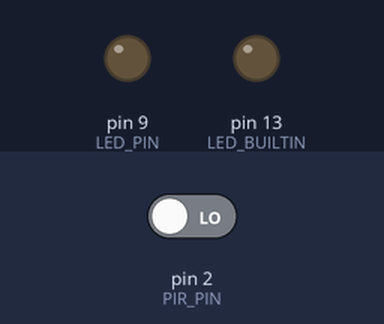
Recording of a sketch running on a simulated Arduino Uno, built with avr-gcc and run on an emulated ATmega328P. Shown: output pins drawn as LEDs (lit = HIGH). The test bench sets the inputs (shaded band); at power-on: pin 2 (PIR_PIN) LOW.

Above: at 1.2 s.
1.3 s: pin 2 (PIR_PIN) driven HIGH
At 1.52 s:
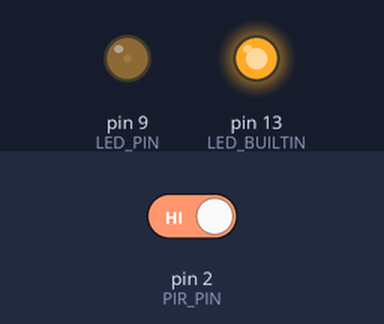
At 4.15 s:
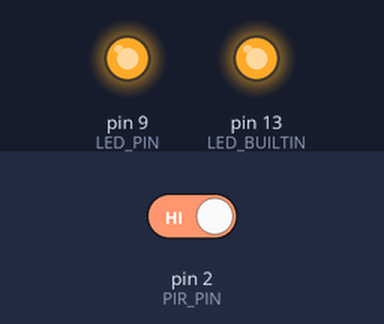
4.3 s: pin 2 (PIR_PIN) driven LOW
At 4.45 s:
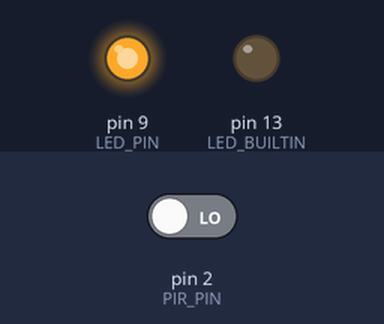
Timing chart, 0 to 8.4 s (numbered marks = the images above; inputs shaded):
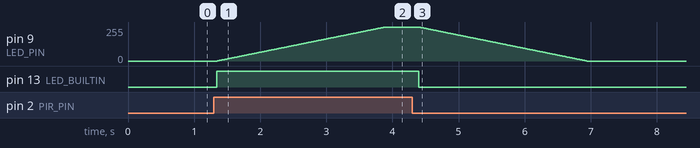

The sketch:

motion_fade2.ino.ino
```cpp
#define PIR_PIN 2
#define LED_PIN 9
#define FADE_STEP 1
#define FADE_DELAY 40
#define FADE_STOP 0
#define FADE_UP 1
#define FADE_DOWN 2

int delayTime = 0;
int brightness = 0;
int fadeMode = FADE_UP;
int readState = 0;

// the setup function runs once when you press reset or power the board
void setup() {
  pinMode(LED_BUILTIN, OUTPUT);
  pinMode(LED_PIN, OUTPUT);
  pinMode(PIR_PIN, INPUT);
  digitalWrite(LED_BUILTIN, LOW);
  analogWrite(LED_PIN, 0);

  // configure timer0 for 2kHz interrutps
  cli();
  TCCR0A = 0;
  TCCR0B = 0;
  TCNT0 = 0;
  OCR0A = 124; // set compare match register
  TCCR0A |= (1 << WGM01); // turn on CTC mode
  TCCR0B |= (1 << CS01) | (1 << CS00); // Set CS01 and CS00 bits for 64 prescaler
  TIMSK0 |= (1<< OCIE0A); // enable timer compare interrupt
  sei();
}


ISR(TIMER0_COMPA_vect) {
  delayTime += 2; // 2ms between interrupts
  if (delayTime >= FADE_DELAY) {
    delayTime = 0;
    if (fadeMode != FADE_STOP) {
      adjustBrightness();
    }
  }
}


void adjustBrightness() {
  if (fadeMode == FADE_UP) {
    brightness +=  FADE_STEP;
  }
  else if (fadeMode == FADE_DOWN) {
    brightness -= FADE_STEP;
  }
  else {
    return;
  }

  if (brightness >= 255) {
    brightness = 255;
    fadeMode = FADE_STOP;
  }
  else if (brightness <= 0) {
    brightness = 0;
    fadeMode = FADE_STOP;
  }
  analogWrite(LED_PIN, brightness);
}


// the loop function runs over and over again forever
void loop() {
  readState = digitalRead(PIR_PIN);
  if (readState == HIGH) {
    digitalWrite(LED_BUILTIN, HIGH);
    fadeMode = FADE_UP;
  }
  else {
    digitalWrite(LED_BUILTIN, LOW);
    fadeMode = FADE_DOWN;
  }
  delay(250);
}
```

Measured:
- after the input at 1.3 s, pin 9 (LED_PIN): moves from 0/255 to 255/255 over 2.5 s, starting after 0.05 s; pin 13 (LED_BUILTIN): LOW → HIGH at once
- after the input at 4.3 s, pin 9 (LED_PIN): moves from 255/255 to 0/255 over 2.5 s, starting after 0.10 s; pin 13 (LED_BUILTIN): HIGH → LOW after 0.10 s
